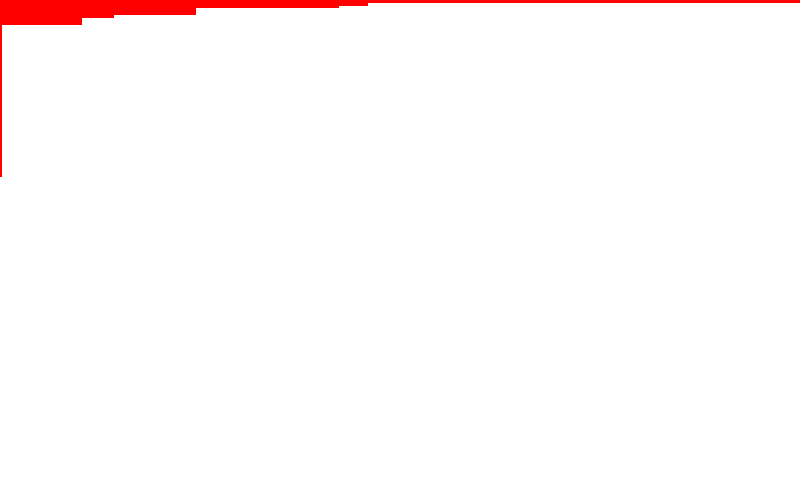
Frame 1 (no input)
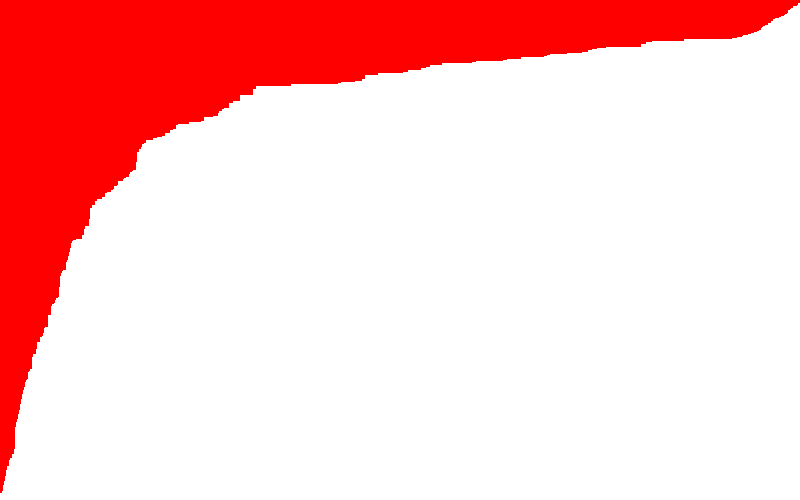
Frame 60 (the mouse pressed at the canvas centre just before this capture)
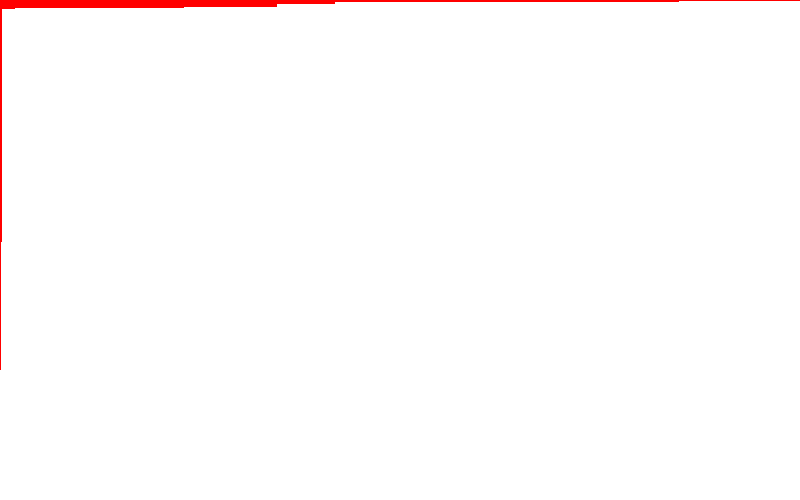
Frame 120 (the mouse held since frame 60 and released just before this capture)

The Processing sketch that drew these frames (run headless with seeded random() and noise(); from frame 60 on, the mouse is pressed at the canvas centre):

// Processing sketch: VisualArraySorter
// ── VisualArraySorter.pde
/* Copy the code into a new Processing sketch and complete then steps. */

//1. create an array of ints. don't initialize it yet.
  int[] numbers;

void setup() {
  //2. set the size of your window
  size(800,500);

  //3. initialize your array with the built in width variable
  numbers = new int[width];
  
  //4. initialize the ints in the array with random numbers
  //   from 0 to the built in height variable
  for(int i=0;i<numbers.length;i++){
   
    numbers[i] = (int) random(height);
  }

  //5. call the noStroke() method
  noStroke();
}
void RandomizeArray(){
  for(int i=0;i<numbers.length;i++){
   
    numbers[i] = (int) random(0, height);
  }

}
void draw() {
  //6. set the background color with background(r, g, b);
  background(256, 0, 0);

  //7. set the color for your graph
  color(256, 256, 0);

  //8. draw a rectangle for each int in your array.
  for(int i=0;i<numbers.length;i++){
    rect(i, height, width, -numbers[i]);
  }
  //   the x value will be the index of the int
  //   the y value will the height variable
  //   the width is 1
  //   the height is negative the value of the int at that element in the array


  //9. call the stepSort method
    stepSort(numbers);

  //10. extract the code that randomizes the array into a method.
  

  //11. call the method you made in step 10 when the mouse is pressed
if(mousePressed==true){
  RandomizeArray();
}
}
void stepSort(int[] arr) {
  for (int i = 1; i < arr.length; i++) {
    if (arr[i - 1] > arr[i]) {
      int t = arr[i];
      arr[i] = arr[i - 1];
      arr[i - 1] = t;
    }
  }
}
